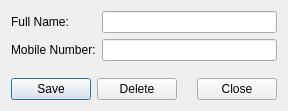
<?xml version="1.0" encoding="UTF-8"?>
<ui version="4.0">
 <class>SalesRepEditor</class>
 <widget class="QDialog" name="SalesRepEditor">
  <property name="geometry">
   <rect>
    <x>0</x>
    <y>0</y>
    <width>288</width>
    <height>111</height>
   </rect>
  </property>
  <property name="windowTitle">
   <string>Sales Rep Details</string>
  </property>
  <layout class="QVBoxLayout" name="verticalLayout">
   <item>
    <layout class="QGridLayout" name="gridLayout">
     <item row="0" column="0">
      <widget class="QLabel" name="label">
       <property name="text">
        <string>Full Name:</string>
       </property>
      </widget>
     </item>
     <item row="0" column="1">
      <widget class="QLineEdit" name="txtFullName"/>
     </item>
     <item row="1" column="0">
      <widget class="QLabel" name="label_3">
       <property name="text">
        <string>Mobile Number:</string>
       </property>
      </widget>
     </item>
     <item row="1" column="1">
      <widget class="QLineEdit" name="txtMobile"/>
     </item>
    </layout>
   </item>
   <item>
    <spacer name="verticalSpacer">
     <property name="orientation">
      <enum>Qt::Vertical</enum>
     </property>
     <property name="sizeHint" stdset="0">
      <size>
       <width>20</width>
       <height>80</height>
      </size>
     </property>
    </spacer>
   </item>
   <item>
    <layout class="QHBoxLayout" name="horizontalLayout">
     <item>
      <widget class="QPushButton" name="cmdSave">
       <property name="text">
        <string>Save</string>
       </property>
       <property name="default">
        <bool>true</bool>
       </property>
      </widget>
     </item>
     <item>
      <widget class="QPushButton" name="cmdDelete">
       <property name="text">
        <string>Delete</string>
       </property>
      </widget>
     </item>
     <item>
      <spacer name="horizontalSpacer">
       <property name="orientation">
        <enum>Qt::Horizontal</enum>
       </property>
       <property name="sizeHint" stdset="0">
        <size>
         <width>40</width>
         <height>20</height>
        </size>
       </property>
      </spacer>
     </item>
     <item>
      <widget class="QPushButton" name="cmdClose">
       <property name="text">
        <string>Close</string>
       </property>
      </widget>
     </item>
    </layout>
   </item>
  </layout>
 </widget>
 <resources/>
 <connections/>
</ui>
